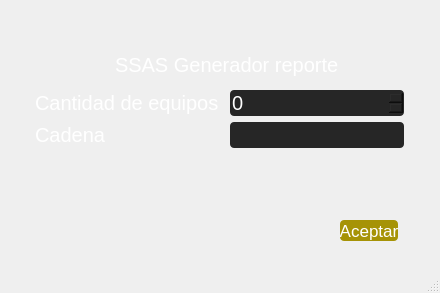
<?xml version="1.0" encoding="UTF-8"?>
<ui version="4.0">
 <class>Ventana</class>
 <widget class="QMainWindow" name="Ventana">
  <property name="geometry">
   <rect>
    <x>0</x>
    <y>0</y>
    <width>440</width>
    <height>293</height>
   </rect>
  </property>
  <property name="windowTitle">
   <string>MainWindow</string>
  </property>
  <property name="windowIcon">
   <iconset>
    <normaloff>logoCASA.png</normaloff>logoCASA.png</iconset>
  </property>
  <property name="styleSheet">
   <string notr="true">QLineEdit,QSpinBox{
background-color:#262626;
color:#fff;
border:4px;
border-radius:4px;
font-size:20px;
font-family:helvetica;
border-radius: 4px;
}

QLabel{
margin-left: 10%; 
color: #FFFFFF;
border:4px;
font-size:20px solid;

}
QPushButton{
		background-color:#A69306;
		border-radius: 4px;
		border: 4Px;		
		color: #fff;
		font-family: 'Roboto';
		font-size: 17px;
	}

QPushButton:hover{color:#fff;background-color:black;border-radius: 4px;
		border: 4Px;	}</string>
  </property>
  <property name="documentMode">
   <bool>false</bool>
  </property>
  <widget class="QWidget" name="centralwidget">
   <widget class="QLabel" name="label_4">
    <property name="geometry">
     <rect>
      <x>100</x>
      <y>50</y>
      <width>291</width>
      <height>30</height>
     </rect>
    </property>
    <property name="inputMethodHints">
     <set>Qt::ImhHiddenText</set>
    </property>
    <property name="text">
     <string>SSAS Generador reporte </string>
    </property>
   </widget>
   <widget class="QPushButton" name="boton">
    <property name="geometry">
     <rect>
      <x>340</x>
      <y>220</y>
      <width>58</width>
      <height>21</height>
     </rect>
    </property>
    <property name="text">
     <string>Aceptar</string>
    </property>
    <property name="flat">
     <bool>false</bool>
    </property>
   </widget>
   <widget class="QWidget" name="layoutWidget">
    <property name="geometry">
     <rect>
      <x>20</x>
      <y>90</y>
      <width>384</width>
      <height>60</height>
     </rect>
    </property>
    <layout class="QGridLayout" name="gridLayout">
     <item row="0" column="0">
      <widget class="QLabel" name="label_2">
       <property name="inputMethodHints">
        <set>Qt::ImhHiddenText</set>
       </property>
       <property name="text">
        <string>Cantidad de equipos</string>
       </property>
      </widget>
     </item>
     <item row="0" column="1">
      <widget class="QSpinBox" name="cantidadE">
       <property name="maximum">
        <number>24</number>
       </property>
      </widget>
     </item>
     <item row="1" column="0">
      <widget class="QLabel" name="label_3">
       <property name="inputMethodHints">
        <set>Qt::ImhHiddenText</set>
       </property>
       <property name="text">
        <string>Cadena</string>
       </property>
      </widget>
     </item>
     <item row="1" column="1">
      <widget class="QLineEdit" name="cadena">
       <property name="toolTip">
        <string/>
       </property>
       <property name="styleSheet">
        <string notr="true"/>
       </property>
       <property name="inputMethodHints">
        <set>Qt::ImhHiddenText</set>
       </property>
       <property name="text">
        <string/>
       </property>
       <property name="cursorMoveStyle">
        <enum>Qt::VisualMoveStyle</enum>
       </property>
      </widget>
     </item>
    </layout>
   </widget>
  </widget>
  <widget class="QMenuBar" name="menubar">
   <property name="geometry">
    <rect>
     <x>0</x>
     <y>0</y>
     <width>440</width>
     <height>21</height>
    </rect>
   </property>
  </widget>
  <widget class="QStatusBar" name="statusbar"/>
 </widget>
 <resources/>
 <connections/>
</ui>
